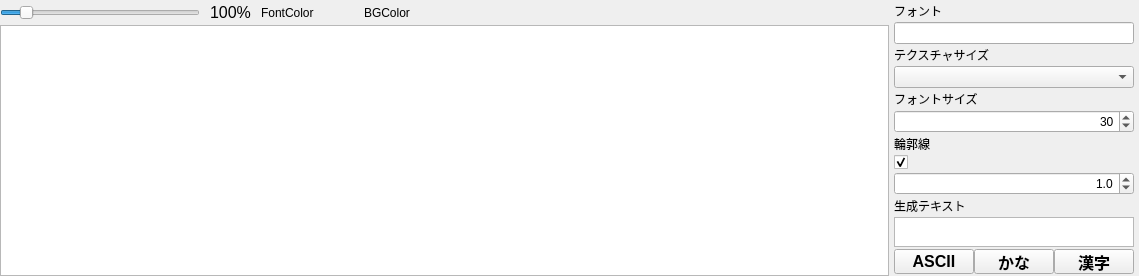
<?xml version="1.0" encoding="UTF-8"?>
<ui version="4.0">
 <class>MainForm</class>
 <widget class="QWidget" name="MainForm">
  <property name="geometry">
   <rect>
    <x>0</x>
    <y>0</y>
    <width>1139</width>
    <height>268</height>
   </rect>
  </property>
  <property name="sizePolicy">
   <sizepolicy hsizetype="Expanding" vsizetype="Expanding">
    <horstretch>0</horstretch>
    <verstretch>0</verstretch>
   </sizepolicy>
  </property>
  <property name="windowIcon">
   <iconset resource="../../FontCreator.qrc">
    <normaloff>:/font_creator_resource/img/font_icon.png</normaloff>:/font_creator_resource/img/font_icon.png</iconset>
  </property>
  <property name="autoFillBackground">
   <bool>true</bool>
  </property>
  <layout class="QHBoxLayout" name="horizontalLayout">
   <property name="spacing">
    <number>0</number>
   </property>
   <property name="margin">
    <number>0</number>
   </property>
   <item>
    <widget class="QWidget" name="main_view" native="true">
     <layout class="QVBoxLayout" name="verticalLayout_2">
      <property name="spacing">
       <number>0</number>
      </property>
      <property name="margin">
       <number>0</number>
      </property>
      <item>
       <widget class="QWidget" name="sub_menu" native="true">
        <property name="sizePolicy">
         <sizepolicy hsizetype="Fixed" vsizetype="Preferred">
          <horstretch>0</horstretch>
          <verstretch>0</verstretch>
         </sizepolicy>
        </property>
        <property name="minimumSize">
         <size>
          <width>0</width>
          <height>25</height>
         </size>
        </property>
        <property name="maximumSize">
         <size>
          <width>16777215</width>
          <height>25</height>
         </size>
        </property>
        <layout class="QHBoxLayout" name="horizontalLayout_3">
         <property name="spacing">
          <number>10</number>
         </property>
         <property name="sizeConstraint">
          <enum>QLayout::SetDefaultConstraint</enum>
         </property>
         <property name="margin">
          <number>0</number>
         </property>
         <item>
          <widget class="QSlider" name="scale_slider">
           <property name="sizePolicy">
            <sizepolicy hsizetype="Fixed" vsizetype="Fixed">
             <horstretch>0</horstretch>
             <verstretch>0</verstretch>
            </sizepolicy>
           </property>
           <property name="minimumSize">
            <size>
             <width>200</width>
             <height>0</height>
            </size>
           </property>
           <property name="minimum">
            <number>20</number>
           </property>
           <property name="maximum">
            <number>800</number>
           </property>
           <property name="value">
            <number>100</number>
           </property>
           <property name="orientation">
            <enum>Qt::Horizontal</enum>
           </property>
          </widget>
         </item>
         <item>
          <widget class="QLabel" name="scale_label">
           <property name="sizePolicy">
            <sizepolicy hsizetype="Fixed" vsizetype="Fixed">
             <horstretch>0</horstretch>
             <verstretch>0</verstretch>
            </sizepolicy>
           </property>
           <property name="font">
            <font>
             <pointsize>12</pointsize>
            </font>
           </property>
           <property name="text">
            <string>100%</string>
           </property>
          </widget>
         </item>
         <item>
          <widget class="QLabel" name="label">
           <property name="sizePolicy">
            <sizepolicy hsizetype="Fixed" vsizetype="Preferred">
             <horstretch>0</horstretch>
             <verstretch>0</verstretch>
            </sizepolicy>
           </property>
           <property name="text">
            <string>FontColor</string>
           </property>
          </widget>
         </item>
         <item>
          <widget class="QWidget" name="font_color" native="true">
           <property name="sizePolicy">
            <sizepolicy hsizetype="Fixed" vsizetype="Fixed">
             <horstretch>0</horstretch>
             <verstretch>0</verstretch>
            </sizepolicy>
           </property>
           <property name="minimumSize">
            <size>
             <width>30</width>
             <height>15</height>
            </size>
           </property>
          </widget>
         </item>
         <item>
          <widget class="QLabel" name="label_2">
           <property name="sizePolicy">
            <sizepolicy hsizetype="Fixed" vsizetype="Preferred">
             <horstretch>0</horstretch>
             <verstretch>0</verstretch>
            </sizepolicy>
           </property>
           <property name="text">
            <string>BGColor</string>
           </property>
          </widget>
         </item>
         <item>
          <widget class="QWidget" name="bg_color" native="true">
           <property name="sizePolicy">
            <sizepolicy hsizetype="Fixed" vsizetype="Fixed">
             <horstretch>0</horstretch>
             <verstretch>0</verstretch>
            </sizepolicy>
           </property>
           <property name="minimumSize">
            <size>
             <width>30</width>
             <height>15</height>
            </size>
           </property>
          </widget>
         </item>
        </layout>
       </widget>
      </item>
      <item>
       <widget class="QGraphicsView" name="graphicsView">
        <property name="sizePolicy">
         <sizepolicy hsizetype="Expanding" vsizetype="Expanding">
          <horstretch>0</horstretch>
          <verstretch>0</verstretch>
         </sizepolicy>
        </property>
        <property name="minimumSize">
         <size>
          <width>0</width>
          <height>1</height>
         </size>
        </property>
        <property name="acceptDrops">
         <bool>false</bool>
        </property>
        <property name="autoFillBackground">
         <bool>false</bool>
        </property>
       </widget>
      </item>
     </layout>
    </widget>
   </item>
   <item>
    <widget class="QWidget" name="widget" native="true">
     <property name="sizePolicy">
      <sizepolicy hsizetype="Fixed" vsizetype="Expanding">
       <horstretch>0</horstretch>
       <verstretch>0</verstretch>
      </sizepolicy>
     </property>
     <property name="maximumSize">
      <size>
       <width>250</width>
       <height>16777215</height>
      </size>
     </property>
     <layout class="QVBoxLayout" name="verticalLayout">
      <property name="spacing">
       <number>2</number>
      </property>
      <property name="leftMargin">
       <number>5</number>
      </property>
      <property name="topMargin">
       <number>2</number>
      </property>
      <property name="rightMargin">
       <number>5</number>
      </property>
      <property name="bottomMargin">
       <number>2</number>
      </property>
      <item>
       <widget class="QLabel" name="label_5">
        <property name="sizePolicy">
         <sizepolicy hsizetype="Expanding" vsizetype="Fixed">
          <horstretch>0</horstretch>
          <verstretch>0</verstretch>
         </sizepolicy>
        </property>
        <property name="frameShape">
         <enum>QFrame::NoFrame</enum>
        </property>
        <property name="text">
         <string>フォント</string>
        </property>
       </widget>
      </item>
      <item>
       <widget class="QLineEdit" name="font_path">
        <property name="readOnly">
         <bool>true</bool>
        </property>
       </widget>
      </item>
      <item>
       <widget class="QLabel" name="label_6">
        <property name="sizePolicy">
         <sizepolicy hsizetype="Expanding" vsizetype="Fixed">
          <horstretch>0</horstretch>
          <verstretch>0</verstretch>
         </sizepolicy>
        </property>
        <property name="frameShape">
         <enum>QFrame::NoFrame</enum>
        </property>
        <property name="text">
         <string>テクスチャサイズ</string>
        </property>
       </widget>
      </item>
      <item>
       <widget class="QComboBox" name="texture_size_list">
        <property name="sizePolicy">
         <sizepolicy hsizetype="Expanding" vsizetype="Fixed">
          <horstretch>0</horstretch>
          <verstretch>0</verstretch>
         </sizepolicy>
        </property>
       </widget>
      </item>
      <item>
       <widget class="QLabel" name="label_7">
        <property name="sizePolicy">
         <sizepolicy hsizetype="Expanding" vsizetype="Fixed">
          <horstretch>0</horstretch>
          <verstretch>0</verstretch>
         </sizepolicy>
        </property>
        <property name="text">
         <string>フォントサイズ</string>
        </property>
       </widget>
      </item>
      <item>
       <widget class="QSpinBox" name="font_size">
        <property name="wrapping">
         <bool>false</bool>
        </property>
        <property name="alignment">
         <set>Qt::AlignRight|Qt::AlignTrailing|Qt::AlignVCenter</set>
        </property>
        <property name="minimum">
         <number>9</number>
        </property>
        <property name="maximum">
         <number>100</number>
        </property>
        <property name="value">
         <number>30</number>
        </property>
       </widget>
      </item>
      <item>
       <widget class="QLabel" name="label_3">
        <property name="text">
         <string>輪郭線</string>
        </property>
       </widget>
      </item>
      <item>
       <widget class="QCheckBox" name="outline_enable">
        <property name="text">
         <string/>
        </property>
        <property name="checked">
         <bool>true</bool>
        </property>
        <property name="tristate">
         <bool>false</bool>
        </property>
       </widget>
      </item>
      <item>
       <widget class="QDoubleSpinBox" name="outline_width">
        <property name="alignment">
         <set>Qt::AlignRight|Qt::AlignTrailing|Qt::AlignVCenter</set>
        </property>
        <property name="decimals">
         <number>1</number>
        </property>
        <property name="minimum">
         <double>0.500000000000000</double>
        </property>
        <property name="maximum">
         <double>10.000000000000000</double>
        </property>
        <property name="singleStep">
         <double>0.100000000000000</double>
        </property>
        <property name="value">
         <double>1.000000000000000</double>
        </property>
       </widget>
      </item>
      <item>
       <widget class="QLabel" name="label_8">
        <property name="sizePolicy">
         <sizepolicy hsizetype="Expanding" vsizetype="Fixed">
          <horstretch>0</horstretch>
          <verstretch>0</verstretch>
         </sizepolicy>
        </property>
        <property name="frameShape">
         <enum>QFrame::NoFrame</enum>
        </property>
        <property name="text">
         <string>生成テキスト</string>
        </property>
       </widget>
      </item>
      <item>
       <widget class="QPlainTextEdit" name="create_text">
        <property name="sizePolicy">
         <sizepolicy hsizetype="Expanding" vsizetype="Expanding">
          <horstretch>0</horstretch>
          <verstretch>0</verstretch>
         </sizepolicy>
        </property>
        <property name="minimumSize">
         <size>
          <width>0</width>
          <height>30</height>
         </size>
        </property>
        <property name="plainText">
         <string/>
        </property>
       </widget>
      </item>
      <item>
       <widget class="QWidget" name="button_widget" native="true">
        <property name="sizePolicy">
         <sizepolicy hsizetype="Expanding" vsizetype="Fixed">
          <horstretch>0</horstretch>
          <verstretch>0</verstretch>
         </sizepolicy>
        </property>
        <property name="minimumSize">
         <size>
          <width>0</width>
          <height>25</height>
         </size>
        </property>
        <layout class="QHBoxLayout" name="horizontalLayout_2">
         <property name="spacing">
          <number>0</number>
         </property>
         <property name="margin">
          <number>0</number>
         </property>
         <item>
          <widget class="QPushButton" name="use_all_ascii">
           <property name="sizePolicy">
            <sizepolicy hsizetype="Fixed" vsizetype="Fixed">
             <horstretch>0</horstretch>
             <verstretch>0</verstretch>
            </sizepolicy>
           </property>
           <property name="minimumSize">
            <size>
             <width>80</width>
             <height>25</height>
            </size>
           </property>
           <property name="font">
            <font>
             <pointsize>12</pointsize>
             <weight>75</weight>
             <bold>true</bold>
            </font>
           </property>
           <property name="text">
            <string>ASCII</string>
           </property>
          </widget>
         </item>
         <item>
          <widget class="QPushButton" name="use_all_kana">
           <property name="sizePolicy">
            <sizepolicy hsizetype="Fixed" vsizetype="Fixed">
             <horstretch>0</horstretch>
             <verstretch>0</verstretch>
            </sizepolicy>
           </property>
           <property name="minimumSize">
            <size>
             <width>80</width>
             <height>25</height>
            </size>
           </property>
           <property name="font">
            <font>
             <pointsize>12</pointsize>
             <weight>75</weight>
             <bold>true</bold>
            </font>
           </property>
           <property name="text">
            <string>かな</string>
           </property>
          </widget>
         </item>
         <item>
          <widget class="QPushButton" name="use_all_kanji">
           <property name="sizePolicy">
            <sizepolicy hsizetype="Fixed" vsizetype="Fixed">
             <horstretch>0</horstretch>
             <verstretch>0</verstretch>
            </sizepolicy>
           </property>
           <property name="minimumSize">
            <size>
             <width>80</width>
             <height>25</height>
            </size>
           </property>
           <property name="font">
            <font>
             <pointsize>12</pointsize>
             <weight>75</weight>
             <bold>true</bold>
            </font>
           </property>
           <property name="text">
            <string>漢字</string>
           </property>
          </widget>
         </item>
        </layout>
       </widget>
      </item>
     </layout>
    </widget>
   </item>
  </layout>
 </widget>
 <resources>
  <include location="../../FontCreator.qrc"/>
 </resources>
 <connections/>
</ui>
